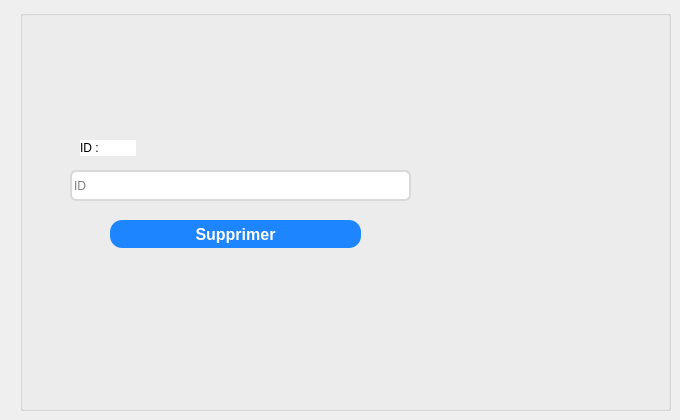
      <widget class="QWidget" name="tab_19">
       <attribute name="title">
        <string>Supprimer</string>
       </attribute>
       <widget class="QGroupBox" name="groupBox_17">
        <property name="geometry">
         <rect>
          <x>20</x>
          <y>10</y>
          <width>651</width>
          <height>401</height>
         </rect>
        </property>
        <property name="styleSheet">
         <string notr="true">/* Style for a QGroupBox for login information */
QGroupBox {
    border: 2px solid #bdc3c7; /* Border with default color */
    border-radius: 8px; /* Rounded corners */
    margin-top: 10px; /* Top margin */
    background-color: #ffffff;
; /* Background color */
}

/* Style for the title of the QGroupBox */
QGroupBox::title {
    subcontrol-origin: margin;
    subcontrol-position: top left;
    left: 10px; /* Offset the title to the left */
    padding: 0 5px; /* Internal padding for the title */
    font-size: 16px; /* Title font size */
    color: #2c3e50; /* Title text color */

}a
</string>
        </property>
        <property name="title">
         <string/>
        </property>
        <widget class="QLabel" name="label_51">
         <property name="geometry">
          <rect>
           <x>60</x>
           <y>130</y>
           <width>56</width>
           <height>16</height>
          </rect>
         </property>
         <property name="styleSheet">
          <string notr="true">background-color: white;
font: 87 9pt &quot;Arial Black&quot;;</string>
         </property>
         <property name="text">
          <string>ID :</string>
         </property>
        </widget>
        <widget class="QLineEdit" name="le_id_9">
         <property name="geometry">
          <rect>
           <x>50</x>
           <y>160</y>
           <width>341</width>
           <height>31</height>
          </rect>
         </property>
         <property name="styleSheet">
          <string notr="true">

position: absolute;
width: 428px;
height: 50px;
left: 1122px;
top: 327px;
background-color: #ffffff;

border: 2px solid #D9D9D9;
border-radius: 6px;
</string>
         </property>
         <property name="placeholderText">
          <string>ID</string>
         </property>
        </widget>
        <widget class="QPushButton" name="pushButton_41">
         <property name="geometry">
          <rect>
           <x>90</x>
           <y>210</y>
           <width>251</width>
           <height>28</height>
          </rect>
         </property>
         <property name="sizePolicy">
          <sizepolicy hsizetype="Preferred" vsizetype="Preferred">
           <horstretch>0</horstretch>
           <verstretch>0</verstretch>
          </sizepolicy>
         </property>
         <property name="minimumSize">
          <size>
           <width>93</width>
           <height>28</height>
          </size>
         </property>
         <property name="styleSheet">
          <string notr="true">QPushButton{
	padding: 0px 16px;


width: 86px;
height: 48px;
left: 1996px;
top: 64px;

/* Blue/50 */
background: rgb(28,133,255);
border-radius: 12px;


/* Button */

width: 54px;
height: 24px;

font-family: 'Inter';
font-style: normal;
font-weight: 800;
font-size: 16px;
line-height: 24px;
/* identical to box height, or 150% */

/* Base/100 */
color: white;
font: 87 8.5pt &quot;Segoe UI Black&quot;;
}

QPushButton:hover{
	padding: 0px 16px;


width: 86px;
height: 48px;
left: 1996px;
top: 64px;

/* Blue/50 */
background: #0B28C2;
border-radius: 12px;


/* Button */

width: 54px;
height: 24px;

font-family: 'Inter';
font-style: normal;
font-weight: 800;
font-size: 16px;
line-height: 24px;
/* identical to box height, or 150% */

/* Base/100 */
color: white;
}


QPushButton:pressed{
	padding: 0px 16px;


width: 86px;
height: 48px;
left: 1996px;
top: 64px;

/* Blue/50 */
background: #081E91;
border-radius: 12px;


/* Button */

width: 54px;
height: 24px;

font-family: 'Inter';
font-style: normal;
font-weight: 800;
font-size: 16px;
line-height: 24px;
/* identical to box height, or 150% */

/* Base/100 */
color: white;
}

</string>
         </property>
         <property name="text">
          <string>Supprimer</string>
         </property>
        </widget>
       </widget>
      </widget>
